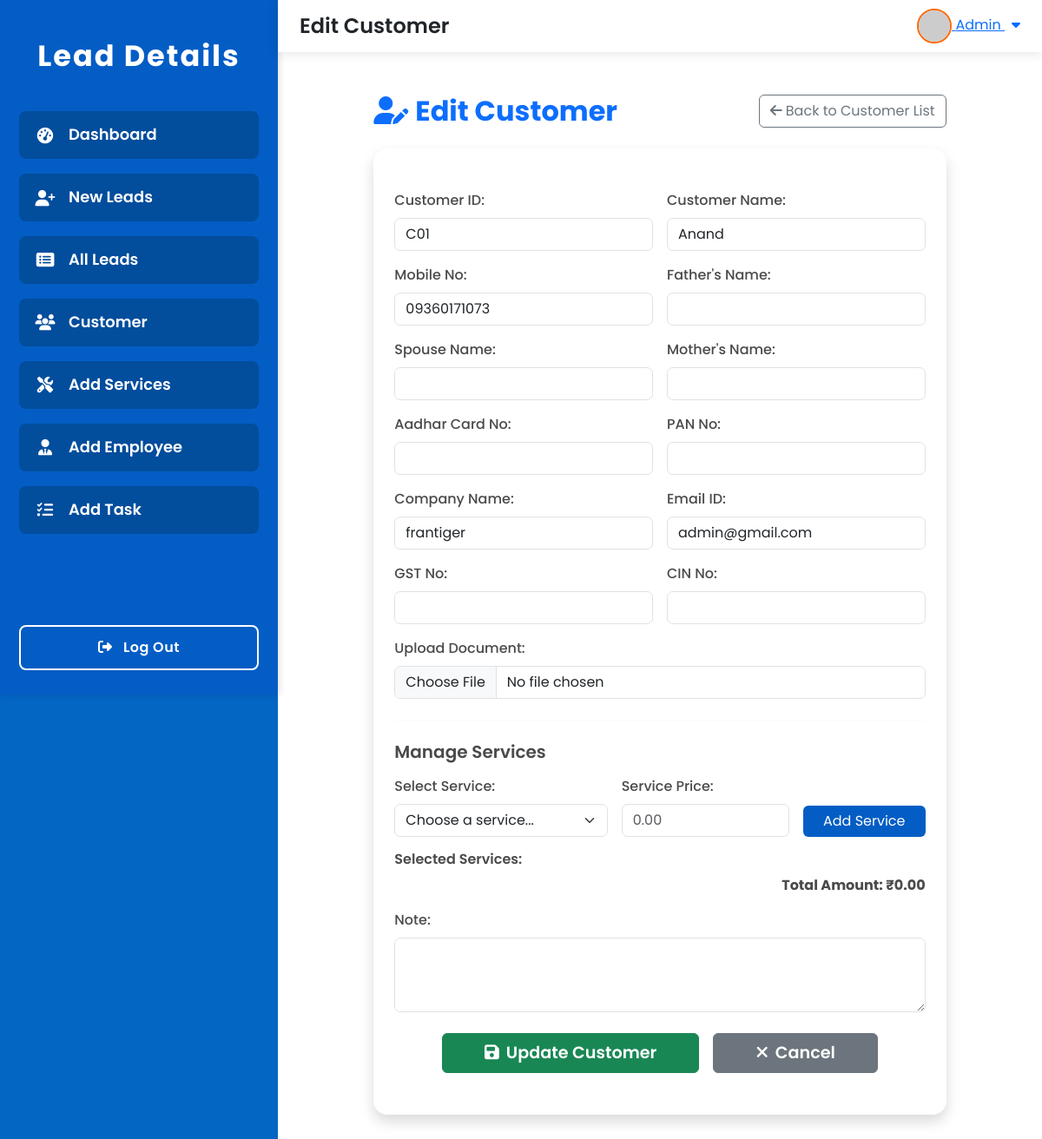
/customer/edit/5/, run on the app's committed database.
### lead/models.py (models this page shows, shortened)
class Lead(models.Model):
    customer_id = models.CharField(max_length=50, unique=True)
    customer_name = models.CharField(max_length=200)
    mobile_no = models.CharField(max_length=15)
    father_name = models.CharField(max_length=200, blank=True, null=True)
    spouse_name = models.CharField(max_length=200, blank=True, null=True)
    mother_name = models.CharField(max_length=200, blank=True, null=True)
    aadhar_card_no = models.CharField(max_length=12, blank=True, null=True)
    pan_no = models.CharField(max_length=10, blank=True, null=True)
    company_name = models.CharField(max_length=200, blank=True, null=True)
    email_id = models.EmailField(blank=True, null=True)
    gst_no = models.CharField(max_length=15, blank=True, null=True)
    cin_no = models.CharField(max_length=21, blank=True, null=True)
    assigned_to = models.CharField(max_length=200, blank=True, null=True)
    delivery_date = models.DateField(blank=True, null=True)
    upload_document = models.FileField(upload_to='documents/', blank=True, null=True)
    note = models.TextField(blank=True, null=True)
    created_at = models.DateTimeField(auto_now_add=True)
    updated_at = models.DateTimeField(auto_now=True)
    class Meta:
        ordering = ['-created_at']

### lead/views.py (the view, shortened to what this page needs)
# urls.py: path('customer/edit/<int:customer_id>/', views.edit_customer, name='edit_customer'),
def edit_customer(request, customer_id):
    customer = get_object_or_404(Lead, id=customer_id)
    current_services = []
    customer_services = LeadService.objects.filter(lead=customer).select_related('service')
    for cs in customer_services:
        current_services.append({
            'id': cs.service.id,
            'name': cs.service.name,
            'price': float(cs.service_price)
        })
    services = Service.objects.all()
    context = {
        'customer': customer,
        'services': services,
        'current_services': json.dumps(current_services),
    }
    return render(request, 'edit_customer.html', context)

### lead/templates/edit_customer.html (shortened to what this page needs)
{% extends 'base.html' %}
{% block page_title %}Edit Customer{% endblock %}
{% block content %}
<div class="container-fluid my-4">
    <div class="row justify-content-center">
        <div class="col-12 col-lg-10">
            <div class="d-flex justify-content-between align-items-center mb-4">
                <h2 class="fw-bold text-primary mb-0">
                    <i class="fas fa-user-edit me-2"></i>Edit Customer
                </h2>
                <a href="{% url 'customer' %}" class="btn btn-outline-secondary">
                    <i class="fas fa-arrow-left me-1"></i>Back to Customer List
                </a>
            </div>
            <div class="bg-white rounded-4 shadow px-4 py-4 py-md-5">
                <form method="post" enctype="multipart/form-data" autocomplete="off" id="editCustomerForm">
                    <div class="row g-3">
                        <div class="col-md-6">
                            <label for="customer_id" class="form-label">Customer ID:</label>
                            <input type="text" class="form-control" id="customer_id" name="customer_id"
                                   value="{{ customer.customer_id }}" required>
                        </div>
                        <div class="col-md-6">
                            <label for="customer_name" class="form-label">Customer Name:</label>
                            <input type="text" class="form-control" id="customer_name" name="customer_name"
                                   value="{{ customer.customer_name }}" required>
                        </div>
                        <div class="col-md-6">
                            <label for="mobile_no" class="form-label">Mobile No:</label>
                            <input type="text" class="form-control" id="mobile_no" name="mobile_no"
                                   value="{{ customer.mobile_no }}" maxlength="15" required>
                        </div>
                        <div class="col-md-6">
                            <label for="father_name" class="form-label">Father's Name:</label>
                            <input type="text" class="form-control" id="father_name" name="father_name"
                                   value="{{ customer.father_name|default:'' }}">
                        </div>
                        <div class="col-md-6">
                            <label for="spouse_name" class="form-label">Spouse Name:</label>
                            <input type="text" class="form-control" id="spouse_name" name="spouse_name"
                                   value="{{ customer.spouse_name|default:'' }}">
                        </div>
                        <div class="col-md-6">
                            <label for="mother_name" class="form-label">Mother's Name:</label>
                            <input type="text" class="form-control" id="mother_name" name="mother_name"
                                   value="{{ customer.mother_name|default:'' }}">
                        </div>
                        <div class="col-md-6">
                            <label for="aadhar_card_no" class="form-label">Aadhar Card No:</label>
                            <input type="text" class="form-control" id="aadhar_card_no" name="aadhar_card_no"
                                   value="{{ customer.aadhar_card_no|default:'' }}">
                        </div>
                        <div class="col-md-6">
                            <label for="pan_no" class="form-label">PAN No:</label>
                            <input type="text" class="form-control" id="pan_no" name="pan_no"
                                   value="{{ customer.pan_no|default:'' }}">
                        </div>
                        <div class="col-md-6">
                            <label for="company_name" class="form-label">Company Name:</label>
                            <input type="text" class="form-control" id="company_name" name="company_name"
                                   value="{{ customer.company_name|default:'' }}">
                        </div>
                        <div class="col-md-6">
                            <label for="email_id" class="form-label">Email ID:</label>
                            <input type="email" class="form-control" id="email_id" name="email_id"
                                   value="{{ customer.email_id|default:'' }}">
                        </div>
                        <div class="col-md-6">
                            <label for="gst_no" class="form-label">GST No:</label>
                            <input type="text" class="form-control" id="gst_no" name="gst_no"
                                   value="{{ customer.gst_no|default:'' }}">
                        </div>
                        <div class="col-md-6">
                            <label for="cin_no" class="form-label">CIN No:</label>
                            <input type="text" class="form-control" id="cin_no" name="cin_no"
                                   value="{{ customer.cin_no|default:'' }}">
                        </div>
                        <div class="col-md-12">
                            <label for="upload_document" class="form-label">Upload Document:</label>
                            <input type="file" class="form-control" id="upload_document" name="upload_document"
                                   accept=".pdf,.doc,.docx,.jpg,.png">
                        </div>
                    </div>
                    <hr class="my-4">
                    <h5 class="fw-semibold mb-3">Manage Services</h5>
                    <div class="row g-3 align-items-end">
                        <div class="col-md-5">
                            <label for="add_services" class="form-label">Select Service:</label>
                            <select class="form-select" id="add_services">
                                <option value="">Choose a service...</option>
                            </select>
                        </div>
                        <div class="col-md-4">
                            <label for="service_price" class="form-label">Service Price:</label>
                            <input type="number" class="form-control" id="service_price" min="0" step="0.01" placeholder="0.00">
                        </div>
                        <div class="col-md-3 d-grid">
                            <button type="button" class="btn btn-primary mt-md-2" id="addServiceBtn" style="background:#035dc5; border:none;">
                                Add Service
                            </button>
                        </div>
                    </div>
                    <div class="mt-3" id="selectedServicesContainer">
                        <h6 class="fw-semibold">Selected Services:</h6>
                        <div class="text-end mt-2">
                            <strong>Total Amount: ₹<span id="totalAmount">0.00</span></strong>
                        </div>
                    </div>
                    <div class="mt-3">
                        <label for="note" class="form-label">Note:</label>
                        <textarea class="form-control" id="note" name="note" rows="3">{{ customer.note|default:'' }}</textarea>
                    </div>
                    <div class="mt-4 d-flex gap-3 justify-content-center">
                        <button type="submit" class="btn btn-success px-5 py-2" style="font-size:1.2rem; font-weight:600;">
                            <i class="fas fa-save me-2"></i>Update Customer
                        </button>
                        <a href="{% url 'customer' %}" class="btn btn-secondary px-5 py-2" style="font-size:1.2rem; font-weight:600;">
                            <i class="fas fa-times me-2"></i>Cancel
                        </a>
                    </div>
                </form>
            </div>
        </div>
    </div>
</div>
{% endblock %}

### lead/templates/base.html (style rules this page uses)
:root { --menu-bg: #035dc5; --menu-highlight: #fe6902; --menu-item-bg: #024d9c; --menu-item-hover: #1677ff; --sidebar-width: 320px; --header-height: 60px; --transition-speed: 0.3s; }
html, body { height: 100%; margin: 0; padding: 0; font-family: 'Poppins', Arial, sans-serif; background: #0366c3; color: #4a4a4a; overflow-y: auto; }

### lead/templates/edit_customer.html (style rules this page uses)
.bg-white { background: #fff !important; }
input, textarea, select { border-radius: 7px !important; }
label { font-weight: 500; }
hr { border-top: 1.5px solid #eee; }

### data on the page
Lead: customer_id "C01", customer_name "Anand", mobile_no "09360171073", company_name "frantiger", email_id "admin@gmail.com"
